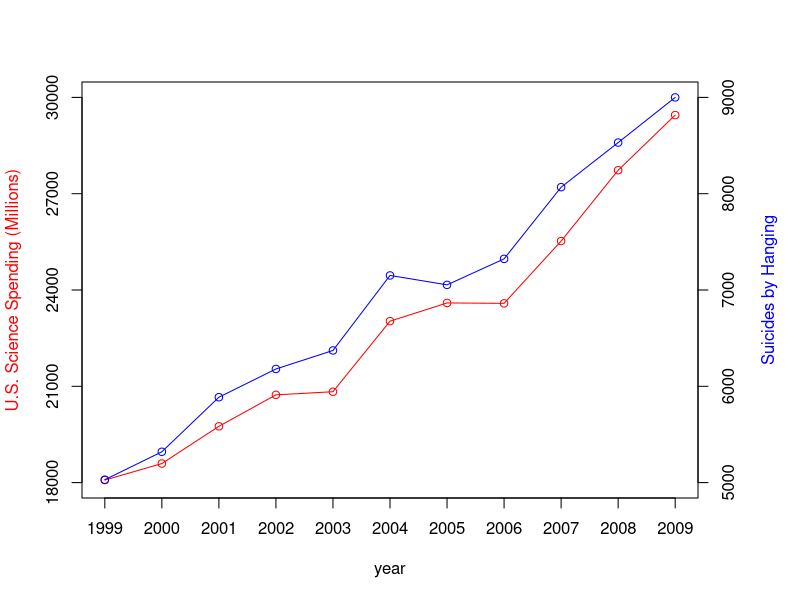

The R source for this figure:
year <-c(1999,2000,2001,2002,2003,2004,2005,2006,2007,2008,2009)

# US spending on science, space, and technology
spending <- c(18079,18594,19753,20734,20831,23029,23597,23584,25525,27731,29449)

# Suicides by hanging, strangulation and suffocation
suicides <- c(5427,5688,6198,6462,6635,7336,7248,7491,8161,8578,9000)

y=c(seq(from=18000, to=30000, by=3000))
ylab=c(seq(from=5000, to=9000, by=1000))
par(mar=c(5, 4, 4, 5) + 0.1)

plot(year,spending,type="o",col="red",
     xlim=c(1999,2009),ylim=c(18000,30000), yaxt="n",xaxt="n", ylab="")
points(year,suicides/0.3,col="blue")
lines(year,suicides/0.3,col="blue")

axis(4,at=y,labels=ylab)
mtext("Suicides by Hanging", side=4, line=3, cex.lab=1,las=0, col="blue")

axis(2,at=y,labels=y)
mtext("U.S. Science Spending (Millions)", side=2, line=3, cex.lab=1,las=0, col="red")

axis(1, at=year, labels=year)

cor.test(spending,suicides)
